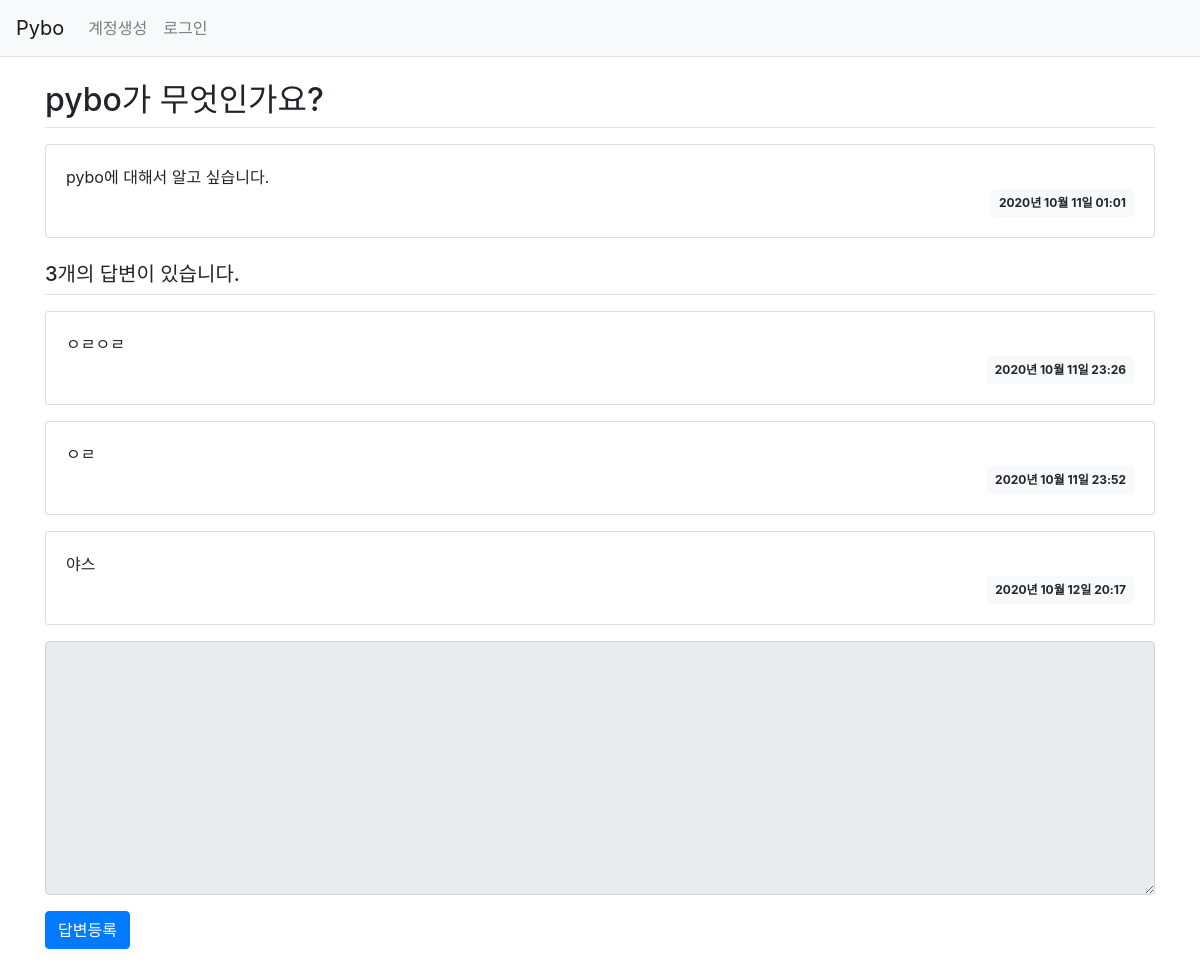
The page /quesiton/detail/3/ on the database its author committed.
### pybo/models.py (models this page shows)
class Question(db.Model):#nullable 비어있는값 들어올수없음 의미 디폴드값은 true
    id = db.Column(db.Integer, primary_key=True)#primary_key 중복 안됌,integer id숫자값
    subject = db.Column(db.String(200), nullable=False)#string제목처럼 제한된 글자수
    content = db.Column(db.Text(), nullable=False)#text글자수 제한 없음
    create_date = db.Column(db.DateTime(), nullable=False)#날짜와 시간
    user_id = db.Column(db.Integer, db.ForeignKey('user.id', ondelete='CASCADE'), nullable=False)
    user = db.relationship('User', backref=db.backref('question_set'))

class Answer(db.Model):
    id = db.Column(db.Integer, primary_key=True)
    question_id = db.Column(db.Integer, db.ForeignKey('question.id', ondelete='CASCADE'))
    question = db.relationship('Question',backref=db.backref('answer_set'))
    content = db.Column(db.Text(), nullable=False)
    create_date = db.Column(db.DateTime(), nullable=False)
    user_id = db.Column(db.Integer, db.ForeignKey('user.id', ondelete='CASCADE'), nullable=False)
    user = db.relationship('User', backref=db.backref('answer_set'))

### pybo/views/question_views.py (the view)
@bp.route('/detail/<int:question_id>/')
def detail(question_id):
    form = AnswerForm()
    question = Question.query.get_or_404(question_id)#해당 데이터 찾지못하면 404페이지 출력
    return render_template('question/question_detail.html', question=question, form=form)

### pybo/forms.py
class AnswerForm(FlaskForm):
    content = TextAreaField('내용', validators=[DataRequired('내용은 필수입력 항목입니다.')])

### pybo/filter.py (called while the page is built)
def format_datetime(value, fmt='%Y년 %m월 %d일 %H:%M'):
    return value.strftime(fmt)

### pybo/views/auth_views.py (called while the page is built)
@bp.before_app_request #이 어노테이션이 적용된 함수는 라우트함수 실행전 항상 먼저 실행
def load_logged_in_user():
    user_id = session.get('user_id')
    if user_id is None:
        g.user = None
    else:
        g.user = User.query.get(user_id)

### pybo/templates/question/question_detail.html (shortened to what this page needs)
{% extends 'base.html' %}
{% block content %}
<div class="container my-3">
    <h2 class="border-bottom py-2">{{ question.subject}} </h2>
    <div class="card my-3">
        <div class="card-body">
            <div class="card-text" style="white-space: pre-line;">{{ question.content }}</div>
            <div class="d-flex justify-content-end">
                <div class="badge badge-light p-2">
                    {{ question.create_date|datetime }}
                </div>
            </div>
        </div>
    </div>
    <h5 class="border-bottom my-3 py-2">{{ question.answer_set|length }}개의 답변이 있습니다. </h5>
    {% for answer in question.answer_set %}
    <div class="card my-3">
        <div class="card-body">
            <div class="card-text" style="white-space: pre-line;">{{ answer.content}}</div>
            <div class="d-flex justify-content-end">
                <div class="badge badge-light p-2">
                    {{ answer.create_date|datetime }}
                </div>
            </div>
        </div>
    </div>
     {% endfor %}
        <form action="{{ url_for('answer.create' , question_id=question.id)}}" method="POST" class="my-3">
            <div class="form-group">
                <textarea {% if not g.user %} disabled {% endif %}
                         name="content" id="content" class="form-control" rows="10"></textarea>
            </div>
            <input type="submit" value="답변등록" class="btn btn-primary">
    </form>
</div>
{% endblock %}

### rows shown on the page
Question: subject "pybo가 무엇인가요?", content "pybo에 대해서 알고 싶습니다.", create_date "2020년 10월 11일 01:01"
Answer: content "ㅇㄹㅇㄹ", create_date "2020년 10월 11일 23:26"
Answer: content "ㅇㄹ", create_date "2020년 10월 11일 23:52"
Answer: content "야스", create_date "2020년 10월 12일 20:17"

### other values the page prints
{{ question.answer_set|length }} "3"
